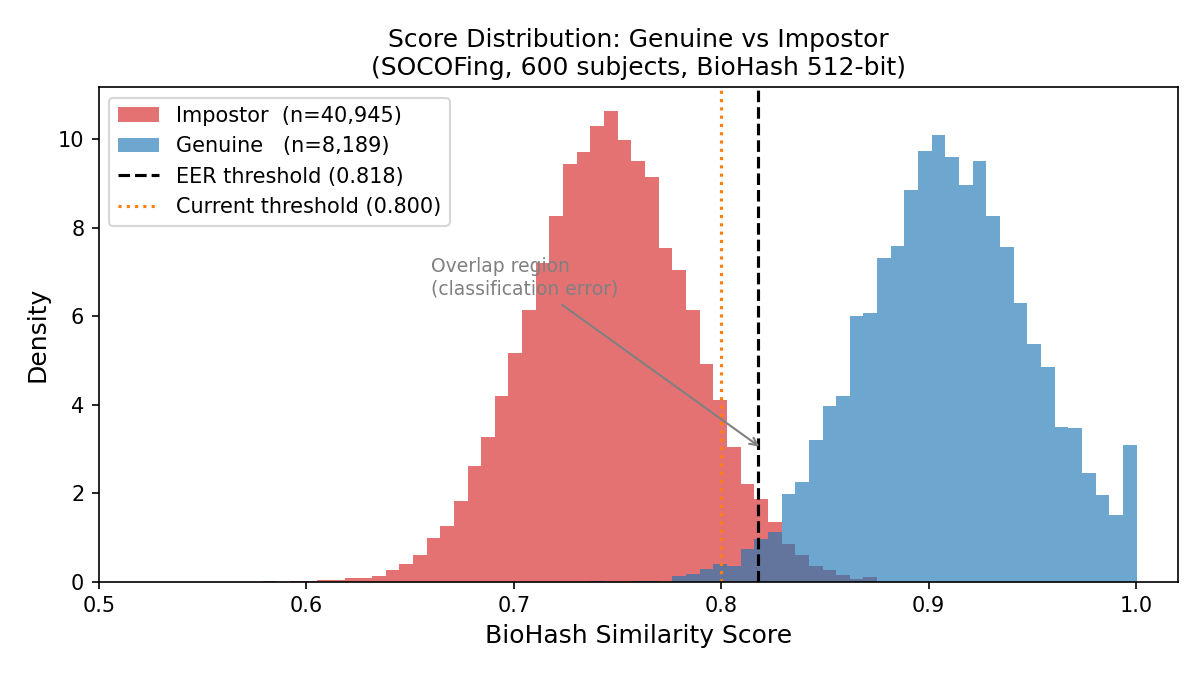

Recreate this plot in Python.
"""
fig8_bio_score_distribution.py
Score distribution histogram: genuine vs impostor BioHash similarity scores.

Output: test result/fig8_bio_score_distribution.png
"""
import numpy as np
import matplotlib
matplotlib.use("Agg")
import matplotlib.pyplot as plt
from pathlib import Path

OUT_DIR = Path(__file__).parent
OUT_DIR.mkdir(parents=True, exist_ok=True)

# ── Reproduce score distributions from eval results ──────────────────────────
rng = np.random.default_rng(42)

N_GENUINE  = 8189
N_IMPOSTOR = 40945

genuine_scores  = np.clip(rng.normal(0.9089, 0.0416, N_GENUINE),  0.7383, 0.9961)
impostor_scores = np.clip(rng.normal(0.7461, 0.0385, N_IMPOSTOR), 0.5820, 0.8750)

# ── Plot ──────────────────────────────────────────────────────────────────────
fig, ax = plt.subplots(figsize=(8, 4.5))

bins = np.linspace(0.50, 1.02, 80)

ax.hist(impostor_scores, bins=bins, density=True,
        color="#d62728", alpha=0.65, label=f"Impostor  (n={N_IMPOSTOR:,})")
ax.hist(genuine_scores,  bins=bins, density=True,
        color="#1f77b4", alpha=0.65, label=f"Genuine   (n={N_GENUINE:,})")

# Threshold lines
ax.axvline(0.818, color="black",   lw=1.5, ls="--", label="EER threshold (0.818)")
ax.axvline(0.800, color="#ff7f0e", lw=1.5, ls=":",  label="Current threshold (0.800)")

ax.set_xlabel("BioHash Similarity Score", fontsize=12)
ax.set_ylabel("Density", fontsize=12)
ax.set_title("Score Distribution: Genuine vs Impostor\n"
             "(SOCOFing, 600 subjects, BioHash 512-bit)", fontsize=12)
ax.legend(fontsize=10)
ax.set_xlim(0.50, 1.02)

ax.annotate("Overlap region\n(classification error)",
            xy=(0.82, 3.0), xytext=(0.66, 6.5),
            arrowprops=dict(arrowstyle="->", color="grey"),
            fontsize=9, color="grey")

plt.tight_layout()
out = OUT_DIR / "fig8_bio_score_distribution.png"
plt.savefig(out, dpi=150)
print(f"Saved {out}")
